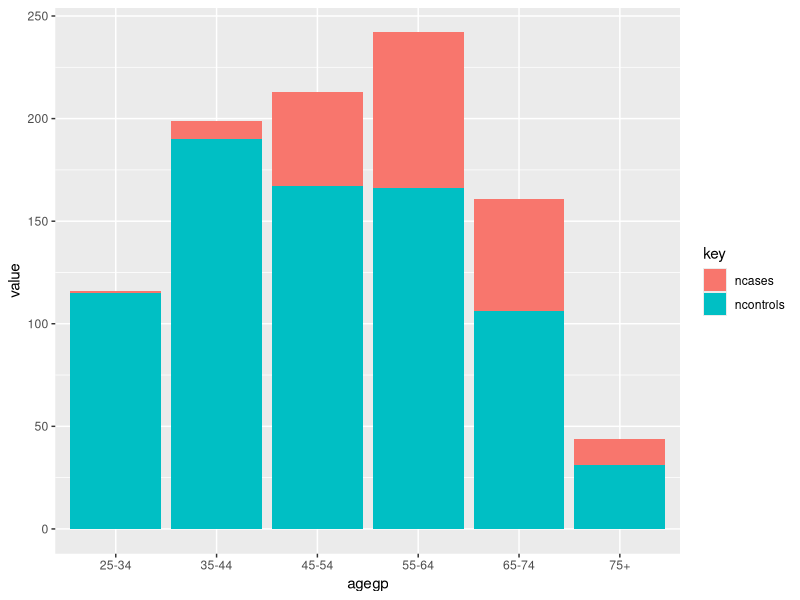
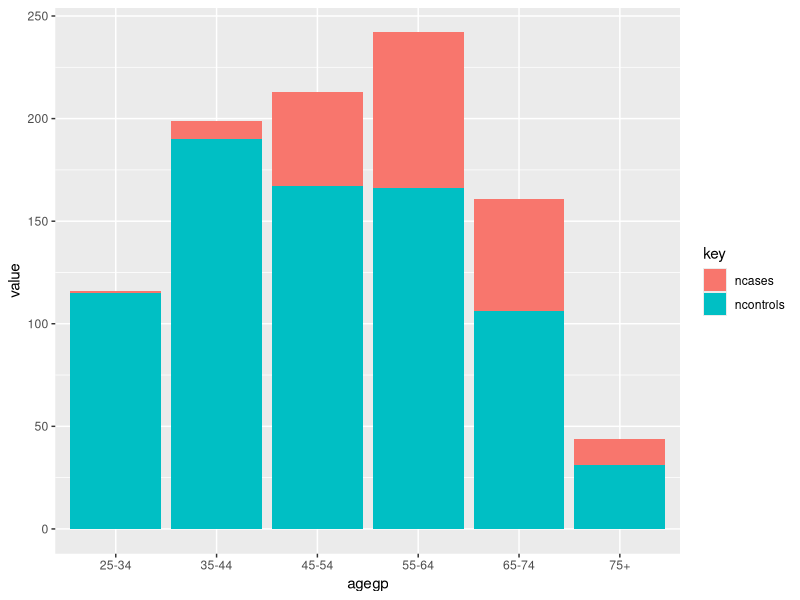
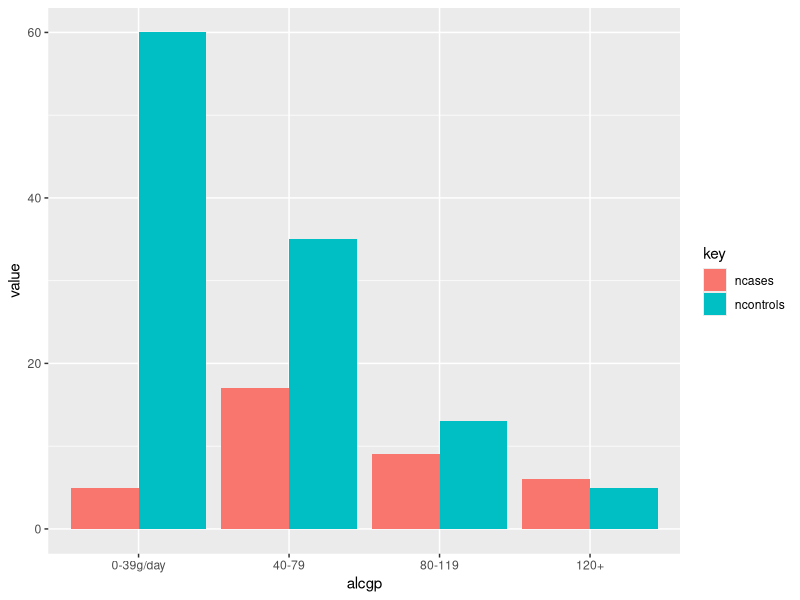
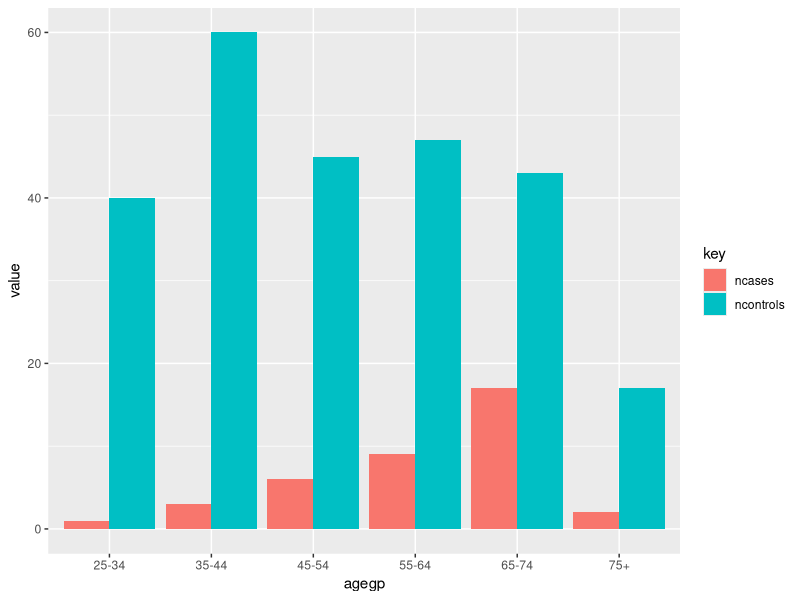
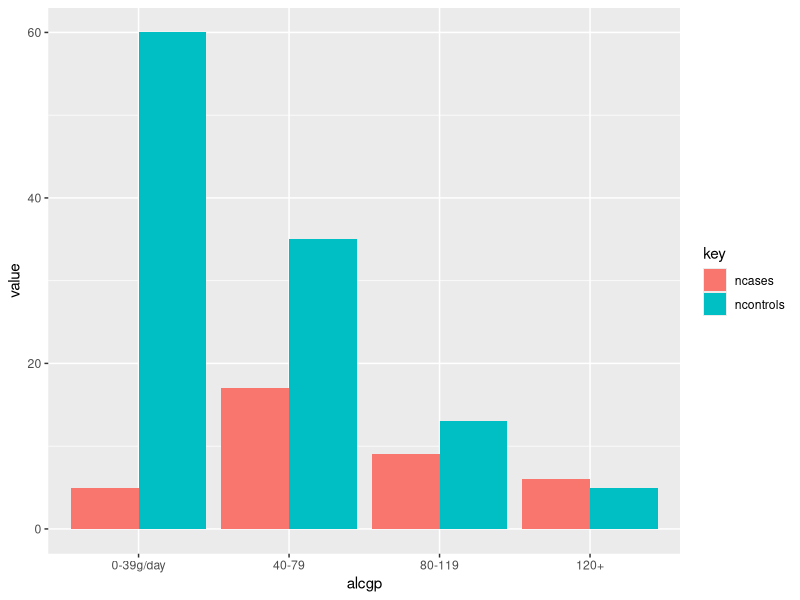
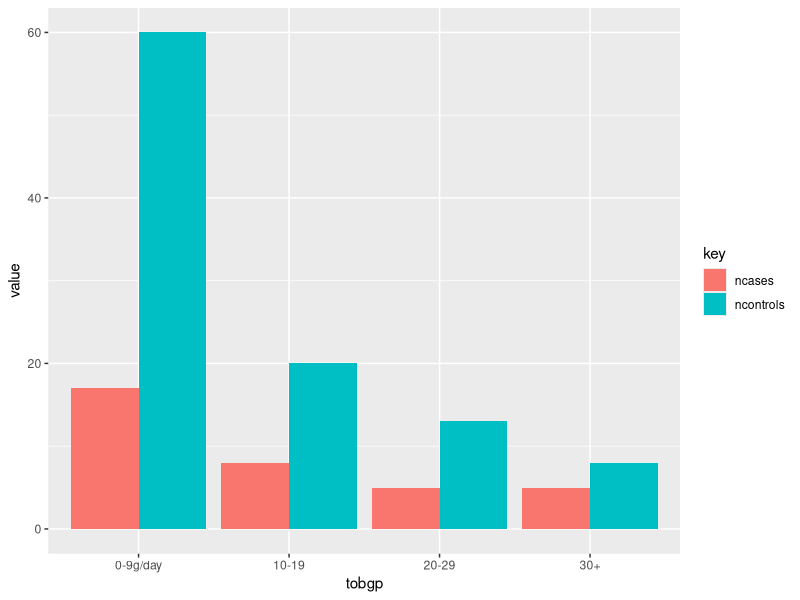
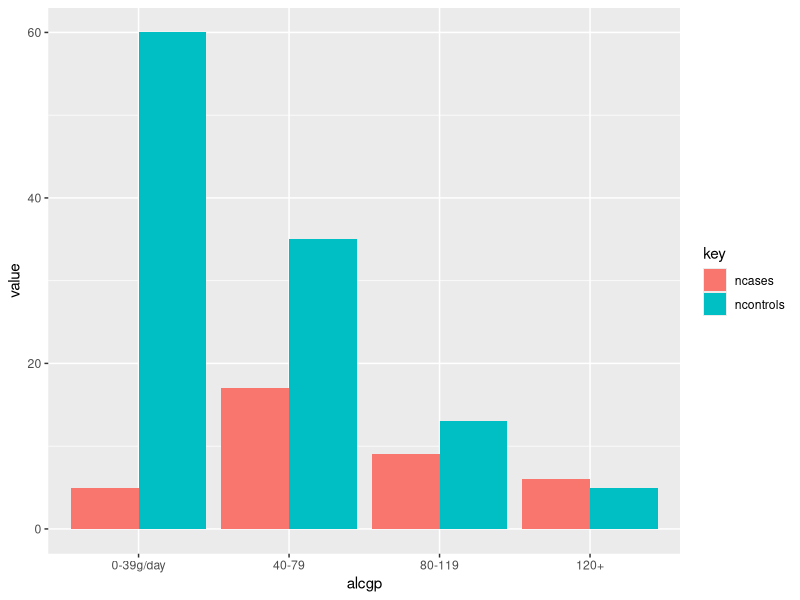

The R script that drew these images, in order: (Note: this script raises an error after producing the figures.)
#ggplot2加工偏==============================================
#データの準備------------------------------

#本セクションではesophデータセットを利用します

library(tidyverse)

dat <- datasets::esoph %>% as_tibble()

?esoph
dat
#esophデータセットは、フランスで行われた
#食道癌に関するケースコントロール研究の結果です

#   agegrp: 年齢でのグループ分け
#   alcgp : アルコール摂取量
#   tobgp : 喫煙量
#   ncases: 食道癌罹患群数
#   ncontrols: 非罹患群の数

#ncasesとncontrolsが整数型ではないので、変換しておきます。

dat <- dat %>% 
  mutate(
    ncases = as.integer(ncases),
    ncontrols = as.integer(ncontrols)
  )

#少し補足：
dat <- dat %>% 
  mutate_at(vars(ncases, ncontrols), ~{as.integer(.)})

dat
 #mutate_atは、mutate_at(vars(<selectで使う、列選択>),~{列に適応したい処理})
 #で、すべての列に処理を適応することができます。
 #今回のように、as.integerだけであれば、

dat <- dat %>% 
  mutate_at(vars(ncases, ncontrols), as.integer)

 #として、~{}がなくても大丈夫です。
 #as.integer()とするとエラーが起きるので注意 


#まずは、もととなるグラフの作成をしていきましょう

#(注：本コースはグラフの描画と加工が目的のコースで、
# ケースコントロール研究の分析方法は範囲外です。
# これから作成するグラフは、加工するための素材ですので、
#　その点が気になる方は、別のグラフを用意して加工をしてみてください)

#グラフの作成1----------------------------------------
#その前に、少しだけ加工しておきます。

dat2 <- dat %>% 
  gather(-agegp, -alcgp, -tobgp, key = key, value = value)

dat2
#（gather関数横持データを縦持ちデータに変換する関数です。
#　詳しくは、R入門コースのデータ加工編を参考にしてください）

#では、
g1 <- ggplot(dat2) + geom_col(aes(x = agegp, y = value, fill = key))

g1

#どうでしょうか？
#背景がグレーであること等、見た目を変更したいというケースが多いと思います。
#そこで、

library(cowplot)　#install.packages("cowplot")
g1

#cowplotをlibraryするだけで、先ほど作成したグラフが
# 背景が白に
# 文字も大き目に
#という変更が加わりました。

??cowplot

#cowplotが見た目のテーマに与える影響については、Introduction
#に色々と記載があるので興味がある方は見てみてください。

#042------------------------------------------------------------------
#保存方法の説明

save_plot("export.pdf", g1) #や
save_plot("export.jpg", g1)

#で保存すると、良い感じに保存できます。

#確認。。。
#文字がかぶっているので、幅を広げておきましょう。
save_plot("export.jpg", g1, base_aspect_ratio = 2:1)
#どうでしょうか？

ggplot2::ggsave("old.jpg",g1 + theme_grey())

#old.jpgとexpor.jpgを並べてみてみると、こんな感じでちがいます。
#（ここらへんは、主観が入るところだと思うので好きな方を以後利用してください）

#043----------------------------------------------------------
#グラフの作成2----------------------------------------

g1 <- ggplot(dat2) + 
  geom_col(aes(x = agegp, y = value, fill = key), position="dodge")
g2 <- ggplot(dat2) +
  geom_col(aes(x = alcgp, y = value, fill = key), position="dodge")
g3 <- ggplot(dat2) +
  geom_col(aes(x = tobgp, y = value, fill = key), position="dodge")



#ところで、繰り返しに気づいたら関数化の原則ですが、
#これできそうですか？一度、試みてみてください。








make_graph <- function(gdata, targetcol){
  gdata <- gdata %>%
    rename(target = targetcol)
  
  gg <- ggplot(gdata) + 
    geom_col(aes(x = target, y = value, fill = key), position="dodge") +
    labs(x = targetcol)
  return(gg)
}

make_graph(dat2,"alcgp")


#関数を利用すれば、
g1 <- make_graph(dat2, "agegp")
g2 <- make_graph(dat2, "alcgp")
g3 <- make_graph(dat2, "tobgp")

g1
g2
g3
#と簡潔に書くことが可能になります。

#同じ種類のグラフばかりだとつまらないので
g4 <- ggplot(dat) + 
  geom_jitter(aes(x = ncases, y = ncontrols, color = tobgp, shape = alcgp))


#044--------------------------------------------------
#補足：tidyevalをちょこっと紹介-------------------------------------------
#この関数を動かすためには、ggplot2のヴァージョンが2.3以上必要となります。
packageVersion("ggplot2")
#でヴァージョンが2.3未満の人は、
#install.packages("ggplot2")を実行して新しいVersionへしてみてください。


make_graph <- function(gdata, targetcol){
  tgt <- enquo(targetcol)
  
  gg <- ggplot(gdata) + 
    geom_col(aes(x = !!tgt, y = value, fill = key), position="dodge")
  
  return(gg)
}

make_graph(dat2, alcgp)



#この中で利用されているenquo()というものは、
#tidyevalという仕組みで、ggplot2のVer2.3から導入されています。

#045--------------------------------------
#グラフを並べて表示する---------------------------
#おまたせしました。ここでは、グラフを並べるやり方を示します。

スライドへ

#046--------------------------------
g1
g2
g3
g4

#基本；
plot_grid(g1, g2, g3, g4)

#実際にスライドで示した通りになるか、確認してみましょう
plot_grid(g1,g2,g3,g4, nrow=1)
plot_grid(g1,g2,g3,g4, ncol=1)

plot_grid(g1,g2,g3,g4, labels = c("A","B","C","D"))

plot_grid(NULL, g2, NULL,  g4, ncol=2, labels=LETTERS[1:4])

plot_grid(g2, g4, labels="AUTO", nrow=2)

plot_grid(g2, g4, labels="auto", nrow=2)

#基本的には、
#plot_grid(<並べたいグラフを用意>, nrow=/ncol=で形を指定, 
#labels= でラベルを指定)という形でOKです。

#047--------------------------------------------
#グラフのラベルを調整する-----------------------
#ここからは、
plot_grid(g1,g2,g3,g4, labels = "AUTO")

#を、微調整していく方法を学んでいきましょう。
plot_grid(g1,g2,g3,g4, 
          labels=c("年齢","飲酒","喫煙","飲酒VS喫煙"))

#スペースが足りないので、足しましょう
g1s <- g1 + theme(plot.margin = unit(c(1,0,0,1),"cm"))
g2s <- g2 + theme(plot.margin = unit(c(1,0,0,1),"cm"))
g3s <- g3 + theme(plot.margin = unit(c(1,0,0,1),"cm"))
g4s <- g4 + theme(plot.margin = unit(c(1,0,0,1),"cm"))

#基本コースで説明しきれていませんでしたが、
#themeで色々なことが設定できます。
#今回は、plot.margin = unit(c(上,右,下,左),"単位")
#で余白設定をしています。

plot_grid(g1s,g2s,g3s,g4s, 
          labels=c("年齢","飲酒","喫煙","飲酒VS喫煙"))

#これらのラベル位置はplot_grid内で調整することができます
plot_grid(g1s,g2s,g3s,g4s, 
          labels=c("年齢","飲酒","喫煙","飲酒VS喫煙"),
          hjust = -3)

#hjustは一斉に調整できますが、
#飲酒VS喫煙がおかしな位置になっているので、
plot_grid(g1s,g2s,g3s,g4s, 
          labels=c("年齢","飲酒","喫煙","飲酒VS喫煙"),
          label_x =c(0.09,0.09,0.1,0.05))

#何となく、同じ位置に納まりました。
#(ここは、数字をいれつつ微調整が必要です)

#47----------------------------------------------------
#凡例を共通化してみる-------------------------------------

#ここまでやって、次に目立つのが凡例です、
#左上、右上、左下のグラフの凡例は共通しているので、
#これを共通化してみましょう。

#やり方は、
#ggplotを主体にするやり方と
#cowplotを主体にするやり方
#の二通りあるので、１つずつみていきます。

#まずは、ggplotを主体とするやり方です

#こちらは、凡例を表示するグラフだけ、凡例を残して、それ以外を
#削除するというやり方になります。

g1snl <- g1s + theme(legend.position = "none")
g3snl <- g3s + theme(legend.position = "none")

#legend.position = "none"と設定することで、凡例が消えました。
#そこで、

plot_grid(g1snl, g2s, g3snl, g4s)

#としてあげることで、凡例を１つにしてすっきりとした形になりました。
#ただ、これだとスペースが気になる。。。

plot_grid(g1snl, g2s, g3snl, g4s, rel_widths = 1:10)

#そんな場合は、このように、rel_widths = 列の幅:列の幅
#というような設定をして微調整をしてあげることで、
#見た目がより良いグラフになります。
#1:10は、効果をわかりやすくするためのものなので、実際には、

plot_grid(g1snl, g2s, g3snl, g4s, rel_widths = 5:7)

#あたりが良さそうでしょか？

#049--------------------------------------------
#凡例を共通化してみる2---------------------
#では、cowplotを利用した凡例の共通化の方法を試してみましょう。

#cowplotでは、凡例のみをぬきだすという方法が使えます。
#「抜き出した凡例を1つのグラフ」として扱ってあげることが可能になります。
#見ていきましょう。

#まず、get_legend関数で凡例だけを抜き出します
glegend1 <- get_legend(g2s)
glegend2 <- get_legend(g4s)

#のこりのグラフも凡例を非表示にしておきましょう
g2snl <- g2s + theme(legend.position = "none")
g4snl <- g4s + theme(legend.position = "none")

#ということでグラフ部分は、plot_gridをつかうとこんな感じになります。
g1to4 <- plot_grid(g1snl, g2snl, g3snl, g4snl)

#ここまでは変わらないですね。
#ここからです。
#先程取り出したlegendは、plotgridを利用すると

plot_grid(glegend1, glegend2, ncol=1)

#こんな感じで並べることができます。
#これを何かの変数に保存して、

leg1to2 <- plot_grid(glegend1, glegend2, ncol=1)

# plot_gridで並べることで、凡例を並べるということができます。
plot_grid(g1to4, leg1to2, nrow=1)

#どうでしょう？ただ、明らかに凡例のスペースが広すぎるので、

plot_grid(g1to4, leg1to2, nrow=1, rel_widths = c(5,1))

#050--------------------------------------------------
#凡例を共通化してみる3 凡例の向き---------------------

#凡例の向きを変えたいときも多々あります。
#たとえば、

g1 + theme(legend.position = "top")
g1 + theme(legend.position = "right")

# では、凡例の表示方向が違います。
#この違いを反映したい場合は、

legend1_side <- 
  get_legend(g1 + theme(legend.position = "top"))

leg1s_2 <- plot_grid(legend1_side, glegend2, nrow=2)

plot_grid(g1to4,leg1s_2, nrow=1, rel_widths= c(10,2))


#こんな風に利用可能です。

#051---------------------------------------
# 画像を表示してみる-----------------------
#少しお絵かきをペイントでしてみましょう

#例えば、細胞の写真等をグラフと並べて
#表示したいようなケースへの対応に
#ついて説明いたします。

#画像の読み込みについては、
#draw_imageという関数を利用しますが、
library(magick) #で、エラーが出た場合は

# install.packages("magick") # を実行してください。

gp <- ggdraw() + draw_image("picture.png")

#これで画像が用意できたので、

plot_grid(gp, g1)

#こんな感じでグラフと画像を表示することができました。


#052---------------------------------------------
#課題--------------------------------------------
#お疲れ様です。
#ここまでで
#　グラフの並べ方
#　ラベルの付け方
#　凡例の抜き出しかたと並べ方
#　画像の並べ方
#をお伝えしました。
#ここでの課題として、
#次のパワーポイントで示す図を
#作れるか試みてみてください
#尚 グラフはg1,g2,g3,g4,gpを利用します。




#















#054------------------------------------------------
#解説：パーツの作成-------------

gL <- g4 + theme(legend.position = "none",
                 plot.margin = unit(c(1,0,0,1),"cm"))

gRtop <- plot_grid(
  g1 + theme(legend.position = "none", 
             plot.margin = unit(c(1,0,0,1),"cm")),
  g2 + theme(legend.position = "none", 
             plot.margin = unit(c(1,0,0,1),"cm")),
  g3 + theme(legend.position = "none", 
             plot.margin = unit(c(1,0,0,1),"cm")),
  nrow=1,
  labels = c("年齢","飲酒","喫煙")
)

gRbottom <- plot_grid(
  get_legend(g4),
  gp,
  get_legend(g1),
  nrow=1,
  rel_widths = c(1,4,1)
)

#右側をまとめてから、左側とくっつけます。

gR <- plot_grid(gRtop, gRbottom, ncol=1, rel_heights = c(3,2))

ggg <- plot_grid(gL, gR, 
                 nrow=1, 
                 rel_widths = c(2,3), 
                 labels = c("飲酒と喫煙の関係",""))
#できあがり！

#どうでしょうか？ここまでで、かなり自由にグラフを作成できるようになった
#と思います。

#本当に細かい調整等は実はパワーポイントを使ってやる方が早いケース
#も多いですが、大量にグラフを作ったり、やり直したりする可能性がある
#場合は、スクリプトで自動生成できるようになると、非常に楽です。

#本動画では紹介しきれていない機能がggplot2やcowplotに
#まだまだたくさんありますが、ここで、基本的な機能の説明はおしまいです。

#続いては、フローチャートの自動生成に挑戦しましょう！
